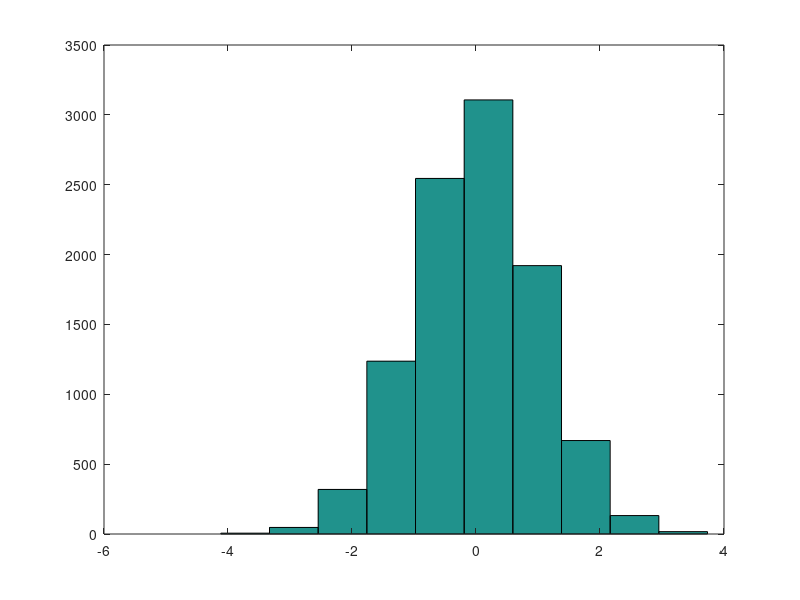
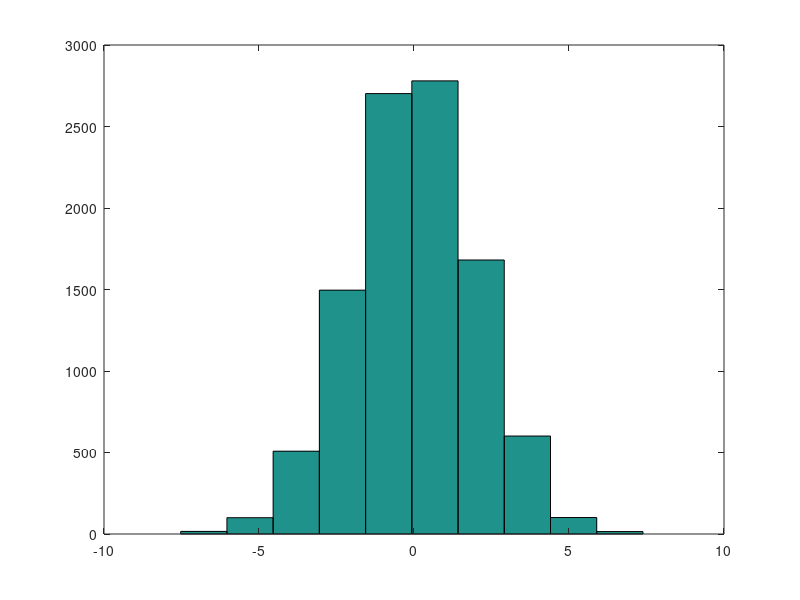
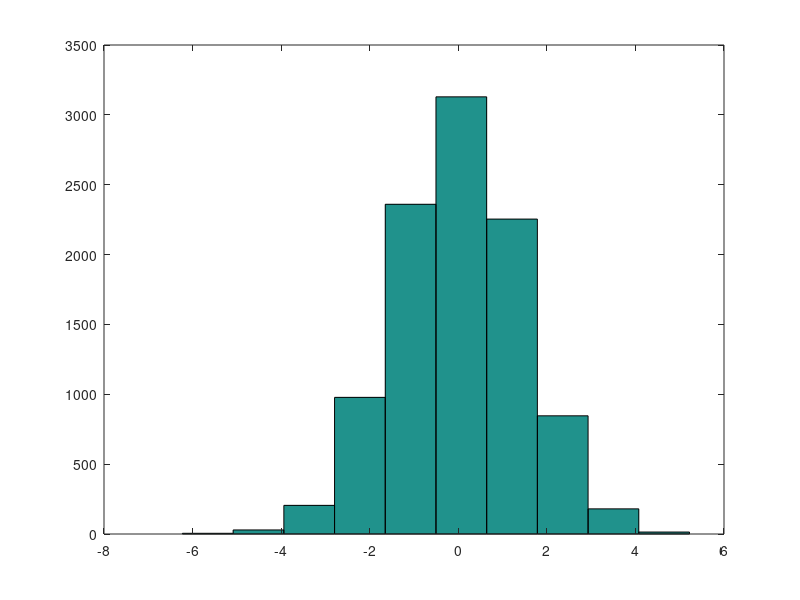
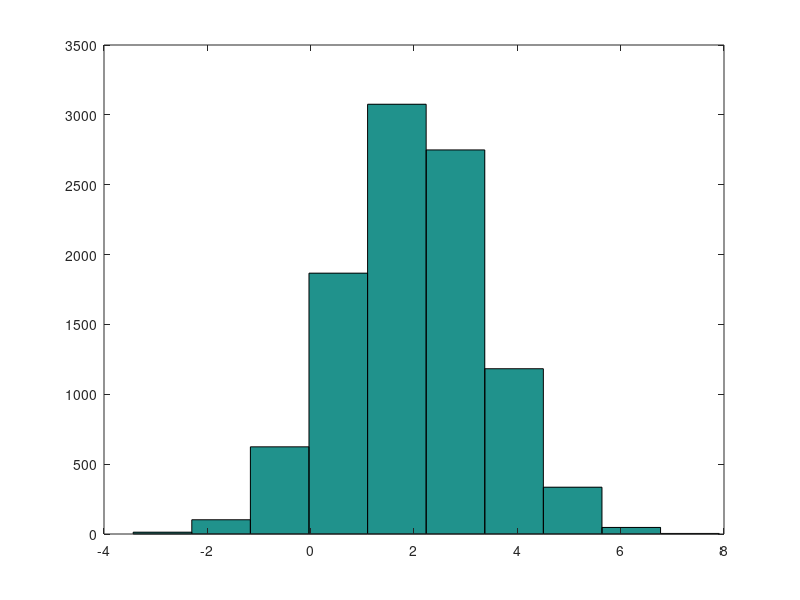

These charts were generated, in order, by the following MATLAB code:
%%generating WGN
Nsamples=10000;
%making required WGNs
WGN1=randn(1,Nsamples);
WGN2=randn(1,Nsamples)*2;
WGN3=randn(1,Nsamples)*sqrt(2);
WGN4=2+randn(1,Nsamples)*sqrt(2);

%drawing histograms
figure;
hist(WGN1);
figure;
hist(WGN2);
figure;
hist(WGN3);
figure;
hist(WGN4);

%estimating mean value and variances
mymean1=mean(WGN1);
mymean2=mean(WGN2);
mymean3=mean(WGN3);
mymean4=mean(WGN4);
mystd1=std(WGN1);
mystd2=std(WGN2);
mystd3=std(WGN3);
mystd4=std(WGN4);
